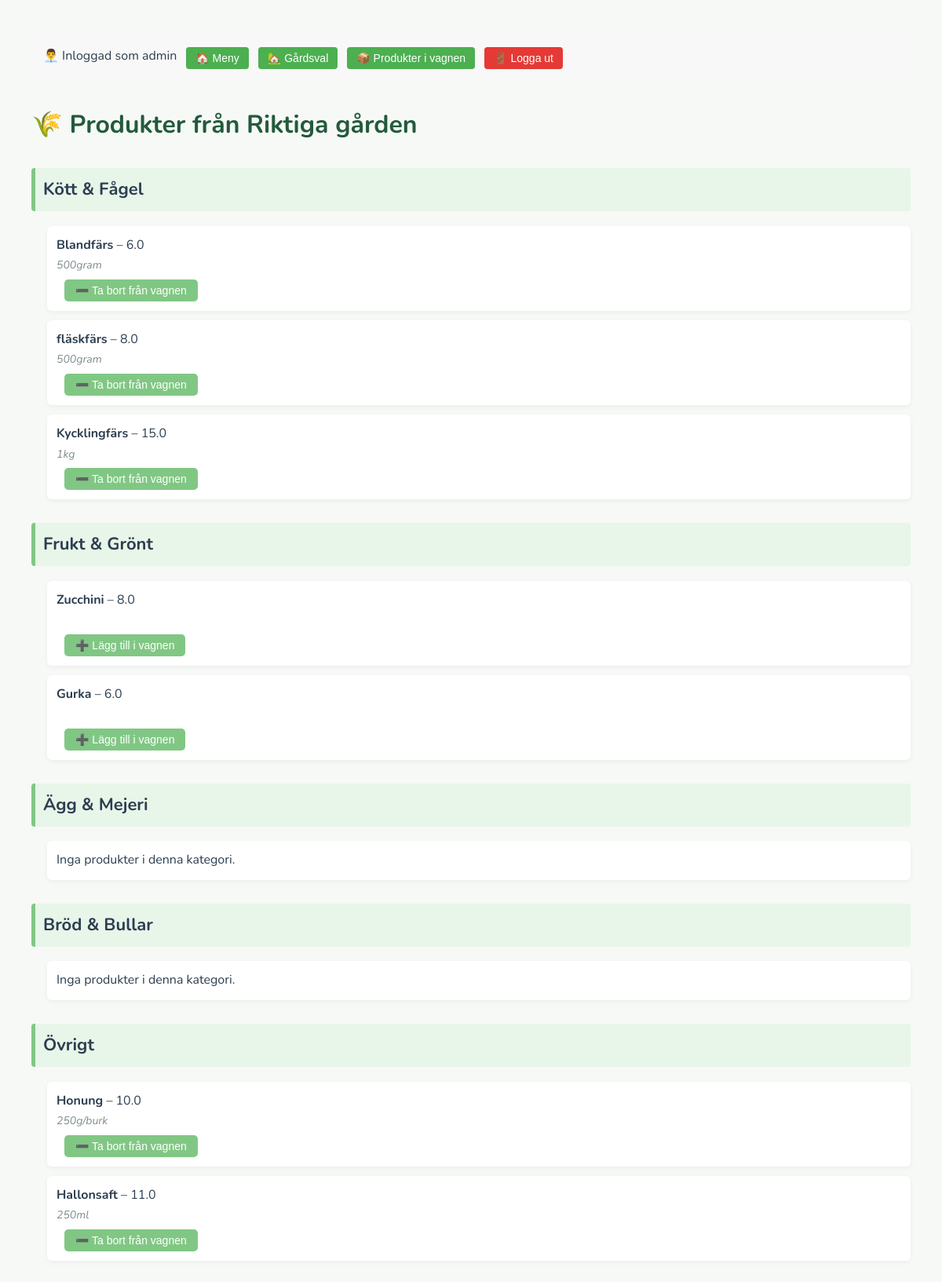
/admin/farm/2 (signed in), run on the app's committed database.
### tables this page shows
CREATE TABLE farmers (
                id INTEGER PRIMARY KEY AUTOINCREMENT,
                name TEXT,
                farm_name TEXT,
                username TEXT UNIQUE,
                password TEXT
            , image_path TEXT);

CREATE TABLE products (
                id INTEGER PRIMARY KEY AUTOINCREMENT,
                farmer_id INTEGER,
                name TEXT,
                category TEXT,
                weight_kg REAL,
                description TEXT,
                added_to_vagn INTEGER DEFAULT 0
            , unit TEXT DEFAULT 'kg');

### app.py (the view, shortened to what this page needs)
@app.route('/admin/farm/<int:farm_id>', methods=['GET', 'POST'])
def view_farm_products(farm_id):
    if 'admin_id' not in session:
        return redirect('/')
    categories = [
        "Kött & Fågel",
        "Frukt & Grönt",
        "Ägg & Mejeri",
        "Bröd & Bullar",
        "Övrigt"
    ]
    with sqlite3.connect('database.db') as conn:
        c = conn.cursor()
        c.execute('SELECT farm_name FROM farmers WHERE id = ?', (farm_id,))
        farm_name = c.fetchone()[0]
        c.execute('''
            SELECT id, name, category, weight_kg, description, added_to_vagn
            FROM products
            WHERE farmer_id = ?
        ''', (farm_id,))
        all_products = c.fetchall()
    products_by_category = {cat: [] for cat in categories}
    for product in all_products:
        cat = product[2]
        if cat in products_by_category:
            products_by_category[cat].append(product)
        else:
            products_by_category["Övrigt"].append(product)
    return render_template('farm_products.html', farm_name=farm_name, products_by_category=products_by_category)

### app.py (called while the page is built)
@app.context_processor
def inject_farmer_image():
    if 'user_id' in session:
        with sqlite3.connect("database.db") as conn:
            c = conn.cursor()
            c.execute("SELECT image_path FROM farmers WHERE id = ?", (session['user_id'],))
            result = c.fetchone()
            return {'farmer_image': result[0] if result and result[0] else None}
    return {'farmer_image': None}

### templates/farm_products.html (shortened to what this page needs)
{% extends "base.html" %}
{% block content %}
<h1>🌾 Produkter från {{ farm_name }}</h1>
{% for category, products in products_by_category.items() %}
    <h2>{{ category }}</h2>
    {% if products %}
        {% for p in products %}
            <div class="product">
                <strong>{{ p[1] }}</strong> – {{ p[3] }} {{ p[6] }}<br>
                <span class="farm-name">{{ p[4] }}</span><br>
                <form method="POST" class="button-form">
                    {% if p[5] == 0 %}
                        <button type="submit">➕ Lägg till i vagnen</button>
                    {% else %}
                        <button type="submit">➖ Ta bort från vagnen</button>
                    {% endif %}
                </form>
            </div>
        {% endfor %}
    {% else %}
        <p class="product">Inga produkter i denna kategori.</p>
    {% endif %}
{% endfor %}
{% endblock %}

### templates/static/style.css (style rules this page uses)
body { font-family: "Nunito", sans-serif; background-color: #f6f9f6; color: #2c3e50; margin: 40px; line-height: 1.6; }
h1 { font-size: 32px; margin-bottom: 20px; color: #235a3c; }
h2 { font-size: 22px; margin-top: 30px; padding: 10px; background-color: #e8f5e9; border-left: 5px solid #81c784; border-radius: 4px; }
.product { background-color: #ffffff; border-radius: 6px; padding: 12px; margin-bottom: 12px; margin-left: 20px; box-shadow: 0 2px 6px rgba(0,0,0,0.05); }
.farm-name { font-style: italic; color: #7e8c8d; font-size: 14px; margin-top: 4px; }
form { margin-top: 5px; }
button { background-color: #81c784; border: none; color: white; padding: 6px 14px; margin-top: 5px; font-size: 14px; border-radius: 5px; cursor: pointer; transition: background 0.2s ease-in-out; }
.button-form { display: inline; margin-left: 10px; }

### templates/base.html (style rules this page uses)
body { font-family: 'Nunito', sans-serif; margin: 40px; }
h1 { font-size: 28px; margin-bottom: 20px; }
h2 { background-color: #f0f0f0; padding: 10px; margin-top: 30px; }
.product { margin-left: 20px; margin-bottom: 10px; }
.farm-name { font-style: italic; color: #666; }
.button-form { display: inline; margin-left: 10px; }

### data on the page
farmers: farm_name "Riktiga gården"
products: name "Blandfärs", weight_kg "6.0", description "500gram", added_to_vagn "➖ Ta bort från vagnen"
products: name "fläskfärs", weight_kg "8.0", description "500gram", added_to_vagn "➖ Ta bort från vagnen"
products: name "Kycklingfärs", weight_kg "15.0", description "1kg", added_to_vagn "➖ Ta bort från vagnen"
products: name "Zucchini", weight_kg "8.0", added_to_vagn "➕ Lägg till i vagnen"
products: name "Gurka", weight_kg "6.0", added_to_vagn "➕ Lägg till i vagnen"
products: name "Honung", weight_kg "10.0", description "250g/burk", added_to_vagn "➖ Ta bort från vagnen"
products: name "Hallonsaft", weight_kg "11.0", description "250ml", added_to_vagn "➖ Ta bort från vagnen"

### other printed values
{{ category }} "Kött & Fågel" "Frukt & Grönt" "Ägg & Mejeri" "Bröd & Bullar" "Övrigt"
